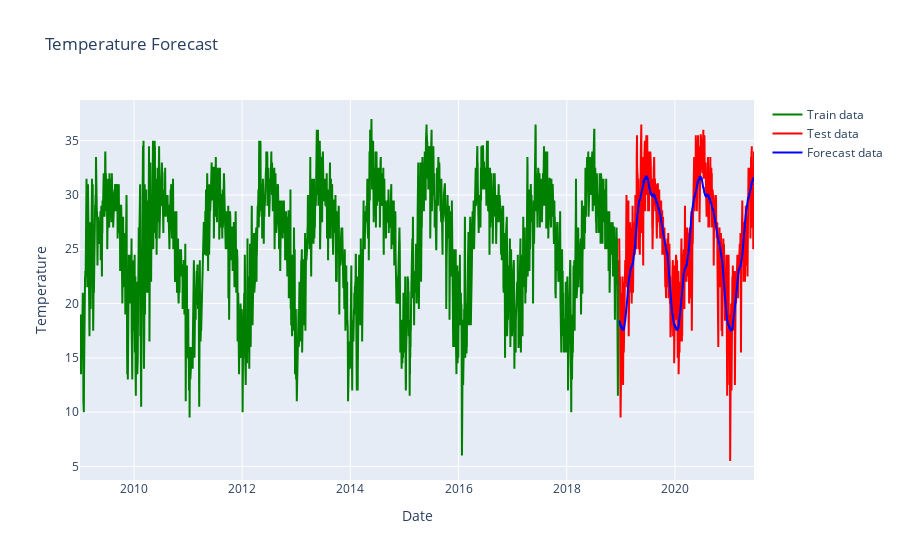

Notebook source saved alongside this figure:
### Code cell
fig = go.Figure()

fig.add_trace(go.Scatter(
    x=hanoi_train['ds'],
    y=hanoi_train['y'],
    mode='lines',
    name='Train data',
    line=dict(color='green')
))

fig.add_trace(go.Scatter(
    x=hanoi_test['ds'],
    y=hanoi_test['y'],
    mode='lines',
    name='Test data',
    line=dict(color='red')
))

fig.add_trace(go.Scatter(
    x=hanoi_forecast["ds"][-hanoi_test.shape[0]:],
    y=hanoi_forecast["yhat"][-hanoi_test.shape[0]:],
    mode='lines',
    name='Forecast data',
    line=dict(color='blue')
))

fig.update_layout(
    title='Temperature Forecast',
    xaxis=dict(title='Date'),
    yaxis=dict(title='Temperature'),
)

fig.show()

### Figure 1 — Plotly figure (JSON) as saved in the notebook; plotly's stock layout.template omitted (floating-point values rounded to 4 significant figures; data arrays with more than 128 entries replaced by an {"elided": "..."} marker saying what was removed)
{"data": [{"line": {"color": "green"}, "mode": "lines", "name": "Train data", "type": "scatter", "x": {"elided": "3639 str values"}, "y": {"elided": "3639 float values"}}, {"line": {"color": "red"}, "mode": "lines", "name": "Test data", "type": "scatter", "x": {"elided": "910 str values"}, "y": {"elided": "910 float values"}}, {"line": {"color": "blue"}, "mode": "lines", "name": "Forecast data", "type": "scatter", "x": {"elided": "910 str values"}, "y": {"elided": "910 float values"}}], "layout": {"title": {"text": "Temperature Forecast"}, "xaxis": {"title": {"text": "Date"}}, "yaxis": {"title": {"text": "Temperature"}}}}
